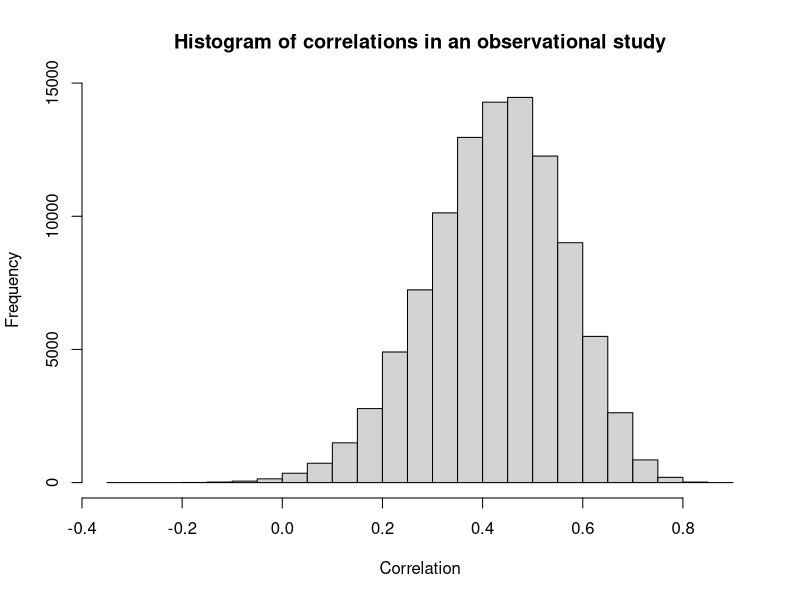
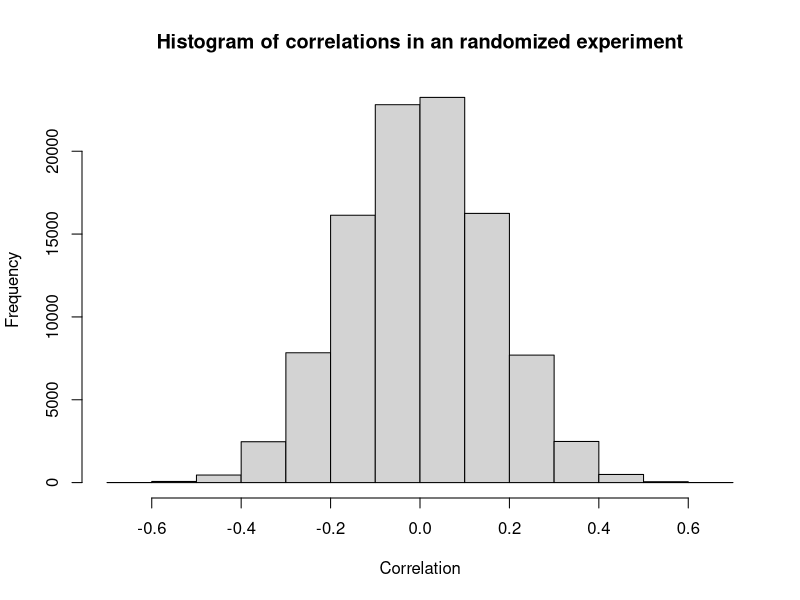
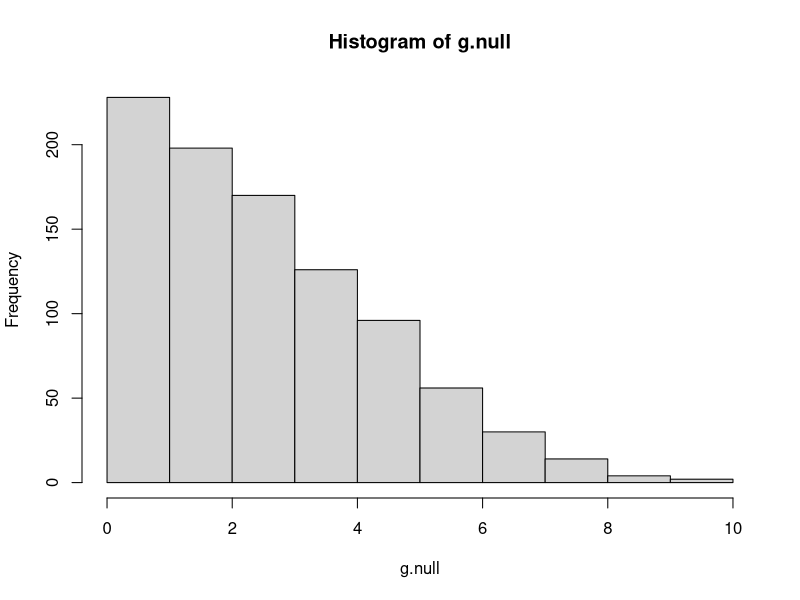
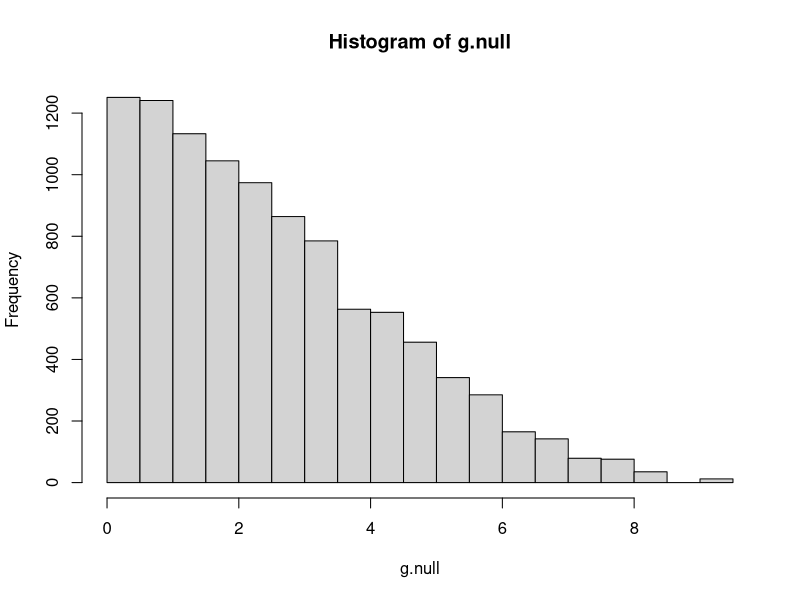

Write R code to recreate these figures, in order. (Note: this script raises an error after producing the figures.)
# File: Statistics 502 R Lab 2
# Based off material provided by previous TAs

#Let's start by discussing lab2-problem
n <- 40                    #n represents the sample size of 40
pS.G1 <- 0.8            #Probability(Smoker=1 | Genetic mutation = 1)
pS.G0 <- 0.2            #Probability(Smoker=1 | Genetic mutation = 0)

##################################################
#Begin by implementing a single observational study sim.
##################################################
set.seed(234)

#In the observational study, Probability(Genetic mutation = 1) = 1/2
#So, in a specific simulation we need to flip 40 coins and see who gets the mutation in that iteration
#Of the simulation. Here we simulate a single observational study
G <- rbinom(n,1,0.5)
G

nG <- sum(G) #This is the number of people in the sample who have the mutation
nG

#In the observational study, smoking status depends on the genetic mutation through the conditional probabilities.
#So we will need to determine smoker status according to those distributions.
#First, we make a vector to store smoker status
S <- rep(0,n)
S

S[G==1] <- rbinom(nG,1,pS.G1) #This determines smoker status for people who have the genetic mutation
S
S[G==1]
S[G==0]

S[G==0] <- rbinom(n-nG,1,pS.G0) #This determines smoker status for people who don't have the genetic mutation.
S
S[G==1]
S[G==0]

#Finally, we determine the lung health of the people in the study using the relation L=2G+eps, and compute the correlation
#between lung healh and smoker status
L <- 2*G + rnorm(n,0,1)
cor(L,S)

##################################################
#Here we simulate the observational study.
##################################################
set.seed(1234)
NSIM <- 1e5
obs.cors <- rep(0,NSIM) #make a vector to store the correlation from each simulation
for(i in 1:NSIM){
  G <- rbinom(n,1,0.5) 
  nG <- sum(G)
  S <- rep(0,n)
  S[G==1] <- rbinom(nG,1,pS.G1)
  S[G==0] <- rbinom(n-nG,1,pS.G0)
  ## Alternatively, write a for loop from 1 to 40
  L <- 2*G + rnorm(n,0,1)
  obs.cors[i] <- cor(L,S) #store the correlation from this simulation round in the vector.
}
summary(obs.cors)
hist(obs.cors, xlab="Correlation", main="Histogram of correlations in an observational study")


################################################################################################
#Begin by implementing a single randomized controlled  study sim.
################################################################################################

#Next, lets simulate a single randomized controlled experiment
#The probability of the random mutation remains unchanged
G <- rbinom(n,1,0.5)
G

nG <- sum(G)
nG

#In the randomized controlled experiment, we now are going to randomly assign smoker status to half the sample.
all <- seq(1,40) #The vector all represents the 40 people in the study.
all

#Next, we take sample half the study population without replacement. This will be the smoking group.
smoking.group <- sample(all, 20,replace=FALSE)
smoking.group

#The smoking status of an individual in the study is now determined by the random sample.
S <- as.numeric(all %in% smoking.group)
S

#We still determine lung health the same way
L <- 2*G + rnorm(n,0,1)
cor(L,S)

##################################################
#Here we simulate the randomized experiment
##################################################
NSIM <- 1e5
exp.cors <- rep(0,NSIM) #vector to store simulation results
for(i in 1:NSIM){
  G <- rbinom(n,1,0.5)
  nG <- sum(G)
  all <- seq(1,40)
  smoking.group <- sample(all, 20)
  S <- as.numeric(all %in% smoking.group)
  ## Alternatively: smoking <- c(rep(0,20), rep(1,20)); S <- sample(smoking)
  L <- 2*G + rnorm(n,0,1)
  exp.cors[i] <- cor(L,S)
}
summary(exp.cors)
hist(exp.cors, xlab="Correlation", main="Histogram of correlations in an randomized experiment")

##############################################################
#Next, let's go over lecture example, chapter 2, page 21
##############################################################
y <- c(26.9,11.4,26.6,23.7,25.3,28.5,14.2,17.9,16.5,21.1,24.3,19.6) #wheat yields
x <- c("B","A","B","A","B","B","B","A","A","A","B","A") #fertilizer assignment
g.obs <- abs(mean(y[x=="B"])-mean(y[x=="A"])) #g.obs is the observed test statistic
g.obs

#construct the randomization distribution
n.combs <- choose(12,6)
n.combs
all.combinations <- combn(12,6)
all.combinations[,1:4] ## seeing what object looks like
dim(all.combinations)
#null hypothesis: no treatment effect
g.null <- numeric(n.combs)
for(i in 1:n.combs){
    A.indices <- all.combinations[,i]
    g.null[i] <- abs(mean(y[A.indices])-mean(y[-A.indices]))
}
mean(g.null>=g.obs)
hist(g.null)

#rather than construct the randomization distribution, can take the monte carlo approach and simulate.
S <- 1e4
set.seed(1) ## for reproducibility
g.null <- numeric(S)
for(s in 1:S){
    xsim <- sample(x)
    g.null[s] <- abs(mean(y[xsim=="B"])-mean(y[xsim=="A"]))
}
mean(g.null>=g.obs)
hist(g.null)

##############################################################
#What happens if sample is bigger?
##############################################################
set.seed(2341)
y1 <- round(rgamma(20,shape=10,scale=2))
y2 <- round(rgamma(20,shape=11,scale=2))
y <- c(y1,y2)
x <- c(rep("A",20),rep("B",20))

g.obs <- abs(mean(y[x=="B"])-mean(y[x=="A"]))
g.obs

#what happens if we try all combinations?
n.combs <- choose(40,20)
n.combs 
all.combinations <- combn(40,20)

#so, the monte-carlo approach necessary. how many simulations do we need to run? can experiment.
S1 <- 1e4
S2 <- 1e5
S3 <- 1e6
set.seed(3344) # for reproducibility

#rather than copy paste the code, can control simulation by defining a function.
runSim <- function(NITERS,DATA,GROUP.LABEL) {
    #name of function: runSim
    #argument list: NITERS, DATA, GROUP.LABEL
    #function copies in each argument and operates on them within the "{" and "}" symbol according to the type of object.
    g.null <- numeric(NITERS)
    for(s in 1:NITERS){
        xsim <- sample(GROUP.LABEL)
        g.null[s] <- abs(mean(DATA[xsim=="B"])-mean(DATA[xsim=="A"]))
    }
    return(g.null) #returns g.null with simulation values as function value
}

gn1 <- runSim(NITERS=S1,
              DATA=y,
              GROUP.LABEL=x)
mean(gn1 >= g.obs)
hist(gn1)

gn2 <- runSim(NITERS=S2,
              DATA=y,
              GROUP.LABEL=x)
mean(gn2 >= g.obs)

gn3 <- runSim(NITERS=S3,
              DATA=y,
              GROUP.LABEL=x)
mean(gn3 >= g.obs)

# Note on homeworks, code/discussion

#install.packatges("xtable")
library(xtable)
test = matrix(1:8, nrow=2)
colnames(test) = paste0("var", 1:4)
rownames(test) = c("MLEs", "SEs")
xtable(test)

